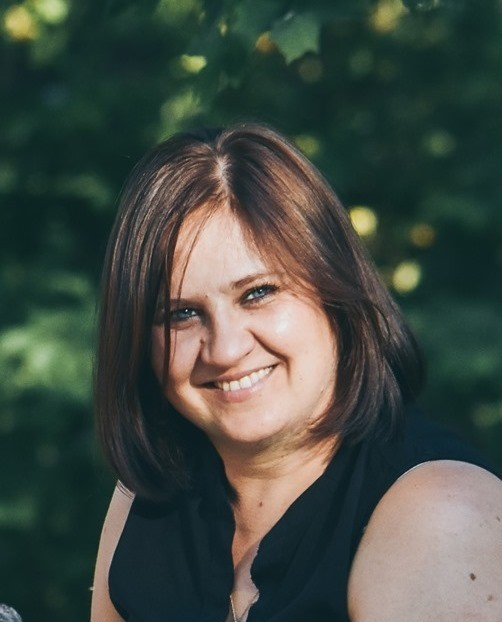
#> input picture edita.jpg, 502 x 622 px
$ jupyter execute pencil_sketch.ipynb
#> lines starting #> are read from the running program, lines starting #| are printed output that depends on the picture
[cell 1]
import cv2

def pencil_sketch(image_path, output_path):
#> called with image_path = 'edita.jpg', output_path = 'edita_sketch.jpg'
    image = cv2.imread(image_path)
#> image is the input picture: shape (622, 502, 3); mean B, G, R 68.4, 76.2, 67.3

    gray_image = cv2.cvtColor(image, cv2.COLOR_BGR2GRAY)
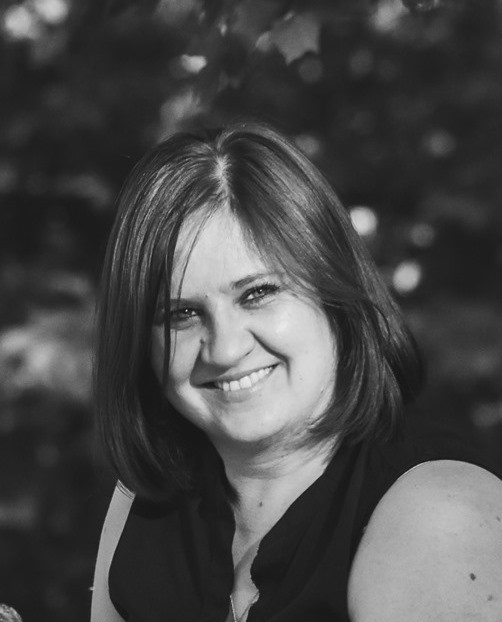
#> gray_image: shape (622, 502); min 10, max 249, mean 72.6

    invert_gray_image = cv2.bitwise_not(gray_image)
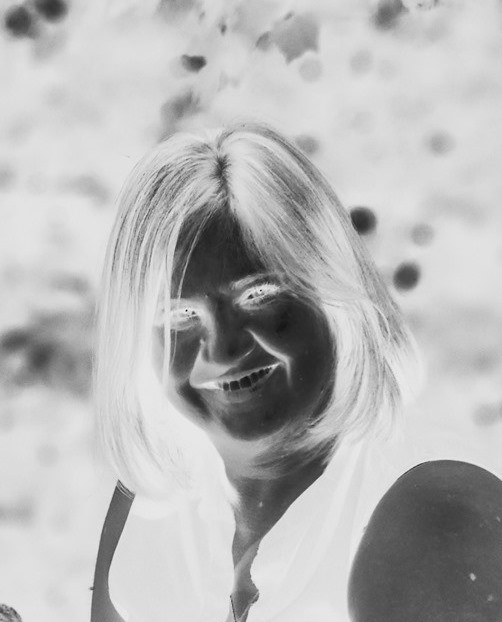
#> invert_gray_image: shape (622, 502); min 6, max 245, mean 182.4

    blurred_image = cv2.GaussianBlur(invert_gray_image, (21, 21), 0)
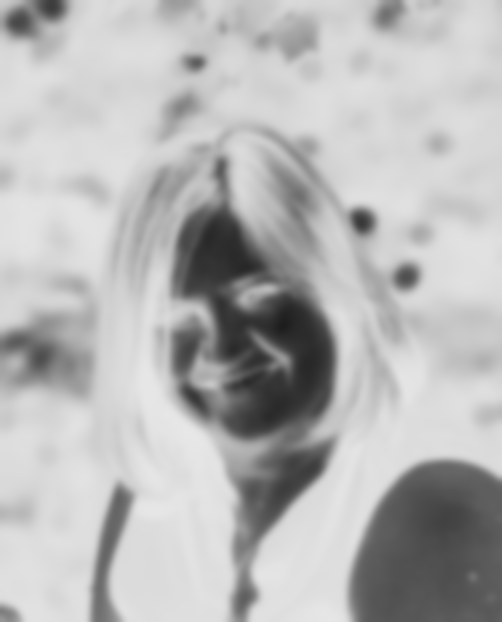
#> blurred_image: shape (622, 502); min 29, max 231, mean 182.4

    inverted_blurred_image = cv2.bitwise_not(blurred_image)
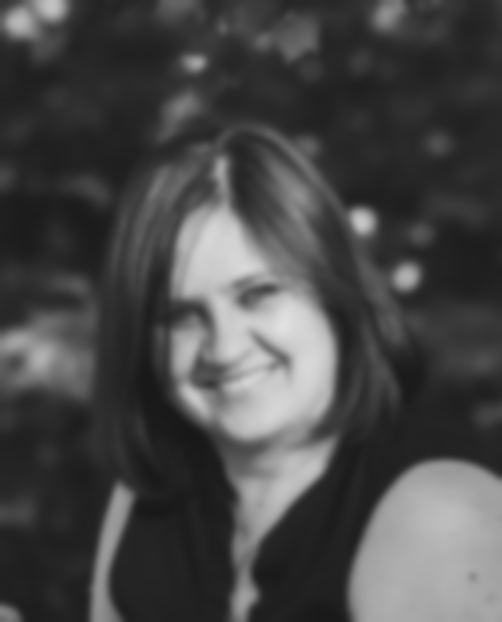
#> inverted_blurred_image: shape (622, 502); min 24, max 226, mean 72.6
    pencil_sketch_image = cv2.divide(gray_image, inverted_blurred_image, scale=256.0)
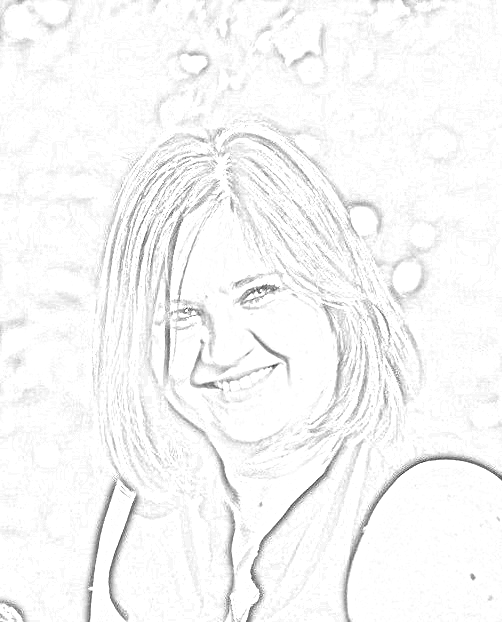
#> pencil_sketch_image: shape (622, 502); min 38, max 255, mean 246.8
    cv2.imwrite(output_path, pencil_sketch_image)

    cv2.imshow('Pencil Sketch', pencil_sketch_image)
    cv2.waitKey(0)
    cv2.destroyAllWindows()

input_image_path = 'edita.jpg'
output_image_path = 'edita_sketch.jpg'
pencil_sketch(input_image_path, output_image_path)
